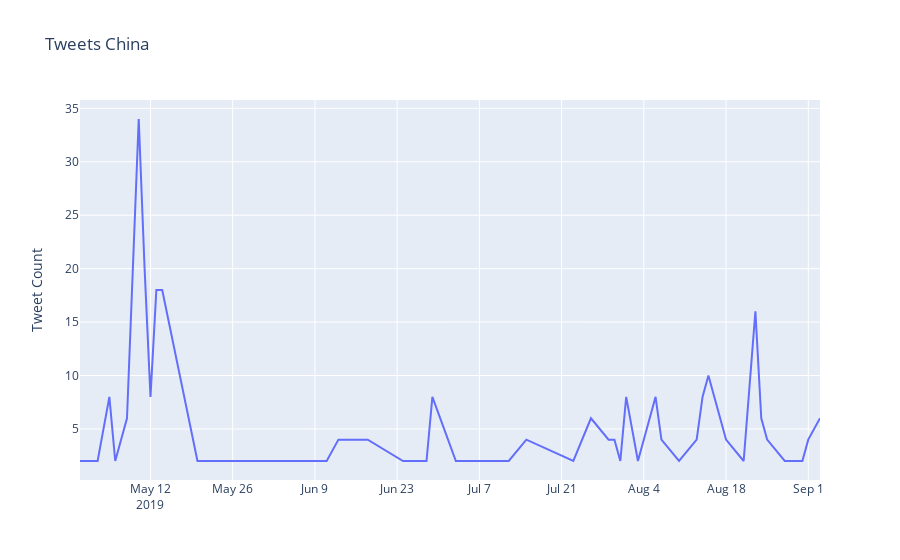

Notebook cell for this chart:
### Code cell
tweet_ct = tweet_countby_date[tweet_countby_date["created_at_date"] >= "2019-04-22"]
tweet_ct.reset_index(inplace=True)
cols = list(tweet_ct)
unwanted_col = {"created_at_date", "index"} 
  
cols = [ele for ele in cols if ele not in unwanted_col] 

data = []
for col_name in cols:
    
    data.append(go.Scatter(x=tweet_ct['created_at_date'].dt.strftime(date_format='%Y-%m-%d'), y=tweet_ct[col_name],
                    #mode='lines',
                    name=col_name))
    #pdb.set_trace()
layout = go.Layout(dict(title = "Tweets China",
                  xaxis = dict(title = ''),
                  yaxis = dict(title = 'Tweet Count'),
                  ),legend=dict(
                orientation="h"))

py.iplot(dict(data=data, layout=layout), filename='basic-line', image_width=1200,
    image_height=800)

### Figure 1 — Plotly figure (JSON) as saved in the notebook; plotly's stock layout.template omitted (floating-point values rounded to 4 significant figures)
{"data": [{"name": "china_count", "type": "scatter", "x": ["2019-04-30", "2019-05-03", "2019-05-05", "2019-05-06", "2019-05-08", "2019-05-10", "2019-05-11", "2019-05-12", "2019-05-13", "2019-05-14", "2019-05-20", "2019-05-25", "2019-06-01", "2019-06-03", "2019-06-07", "2019-06-11", "2019-06-13", "2019-06-18", "2019-06-24", "2019-06-28", "2019-06-29", "2019-07-03", "2019-07-06", "2019-07-11", "2019-07-12", "2019-07-15", "2019-07-23", "2019-07-26", "2019-07-29", "2019-07-30", "2019-07-31", "2019-08-01", "2019-08-03", "2019-08-05", "2019-08-06", "2019-08-07", "2019-08-10", "2019-08-13", "2019-08-14", "2019-08-15", "2019-08-18", "2019-08-21", "2019-08-23", "2019-08-24", "2019-08-25", "2019-08-28", "2019-08-30", "2019-08-31", "2019-09-01", "2019-09-03"], "y": [2, 2, 8, 2, 6, 34, 20, 8, 18, 18, 2, 2, 2, 2, 2, 2, 4, 4, 2, 2, 8, 2, 2, 2, 2, 4, 2, 6, 4, 4, 2, 8, 2, 6, 8, 4, 2, 4, 8, 10, 4, 2, 16, 6, 4, 2, 2, 2, 4, 6]}], "layout": {"legend": {"orientation": "h"}, "title": {"text": "Tweets China"}, "xaxis": {"title": {"text": ""}}, "yaxis": {"title": {"text": "Tweet Count"}}}}
